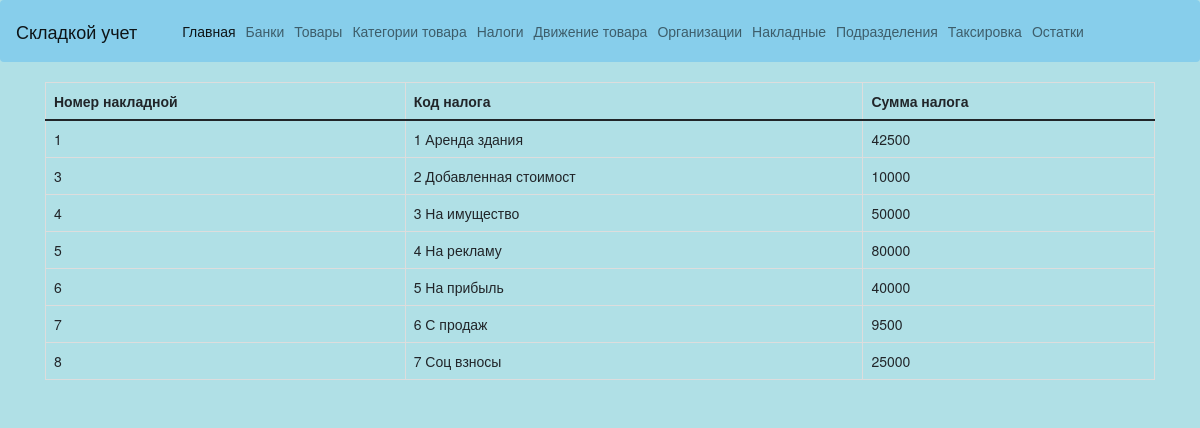
/createtaks, run on the app's committed database.
### WebProjectApplication/models.py (models this page shows, shortened)
class Taksirovka(models.Model):
    nnakladnoy = models.ForeignKey(Dvizhenie, on_delete=models.CASCADE)
    kodnaloga = models.ForeignKey(Nalogi, on_delete=models.CASCADE)
    sumnaloga = models.IntegerField(null=1)
    class Meta:
        verbose_name = 'Таксировка'
        verbose_name_plural = 'Таксировки'

class Dvizhenie(models.Model):
    articul = models.ForeignKey(Tovar, on_delete=models.CASCADE)
    kolvotovara = models.IntegerField(null=1)
    cena = models.IntegerField(null=1)
    class Meta:
        verbose_name = 'Движение товара'
        verbose_name_plural = 'Движение товаров'
    def __str__(self):
        return str(self.id)

class Nalogi(models.Model):
    namenaloga = models.CharField(max_length=20)
    percent = models.IntegerField(null=1)
    class Meta:
        verbose_name = 'Налог'
        verbose_name_plural = 'Налоги'
    def __str__(self):
        return str(self.id) + " " + self.namenaloga

### WebProjectApplication/views.py (the view)
# urls.py: path('createtaks', views.createtaks, name='createtaks'),
def createtaks(request):
    Takss = Taksirovka.objects.all()
    if request.method == 'GET':
        form = TaksForm()
    elif request.method == 'POST':
        form = TaksForm(request.POST)
        if form.is_valid():
            form.save()
            return HttpResponseRedirect('/createtaks')
    return render(request, 'WebProjectApplication/createtaks.html', {'form': form, 'Takss': Takss})

### templates/WebProjectApplication/createtaks.html (shortened to what this page needs)
{% extends 'layout.html' %}
{% block content %}
{% load static %}
<table class="table table-bordered">
  <thead>
    <tr>
      <th scope="col">Номер накладной</th>
      <th scope="col">Код налога</th>
      <th scope="col">Сумма налога</th>
    </tr>
  </thead>
  <tbody>
   {% for newTaks in Takss %}
    <tr>
    <td>{{ newTaks.nnakladnoy }} </td>
    <td>{{ newTaks.kodnaloga }}</td>
    <td>{{ newTaks.sumnaloga }}</td>
    </tr>
    {% endfor %}
  </tbody>
</table>
{% endblock %}

### data on the page
Taksirovka: nnakladnoy "1", kodnaloga "1 Аренда здания", sumnaloga "42500"
Taksirovka: nnakladnoy "3", kodnaloga "2 Добавленная стоимост", sumnaloga "10000"
Taksirovka: nnakladnoy "4", kodnaloga "3 На имущество", sumnaloga "50000"
Taksirovka: nnakladnoy "5", kodnaloga "4 На рекламу", sumnaloga "80000"
Taksirovka: nnakladnoy "6", kodnaloga "5 На прибыль", sumnaloga "40000"
Taksirovka: nnakladnoy "7", kodnaloga "6 С продаж", sumnaloga "9500"
Taksirovka: nnakladnoy "8", kodnaloga "7 Соц взносы", sumnaloga "25000"
